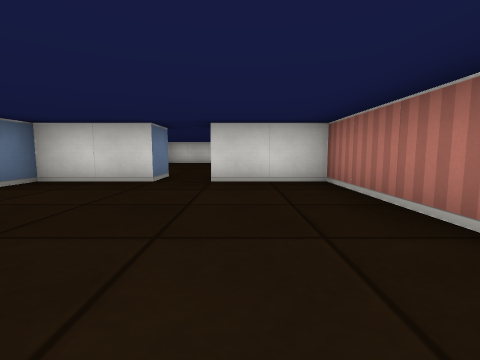
[1] (above)

15 first-person views from a walk through a cub3D ray-caster map. The camera is about half as high as the walls, tilts 6° down and sees 85° across. The floor is counted in squares. Each view is taken from the middle of a square. On the plan, view 1 faces up. The plan holds only what a view shows up to about 9 squares ahead; the rest is blank.

[2]
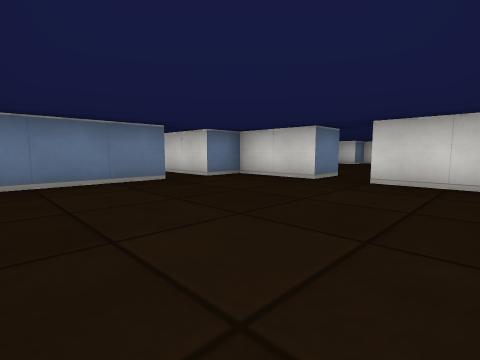

[3]
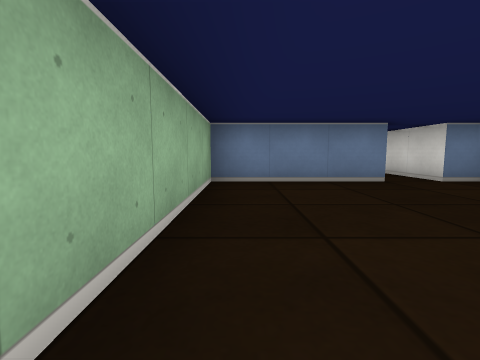

[4]
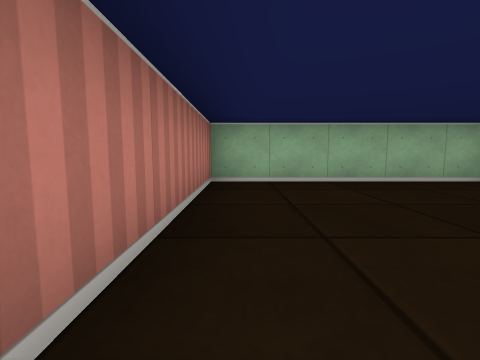

[5]
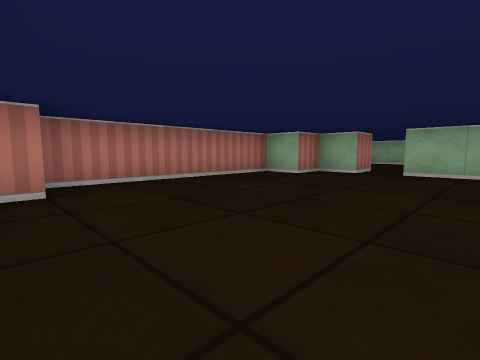

[6]
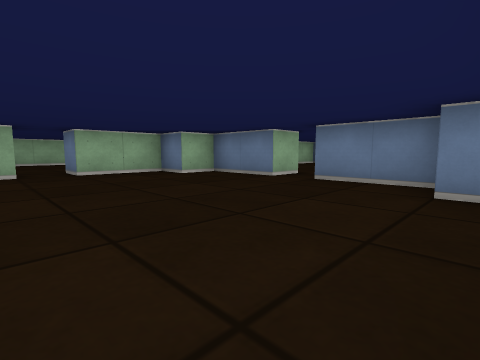

[7]
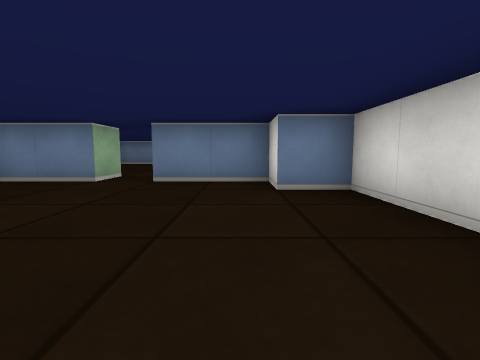

[8]
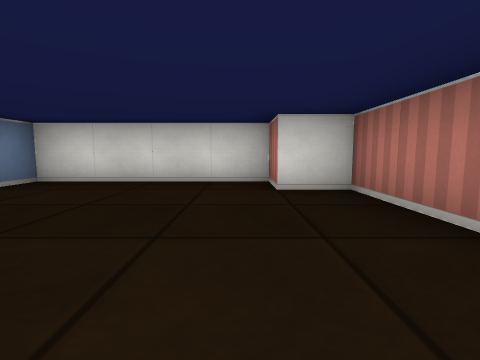

[9]
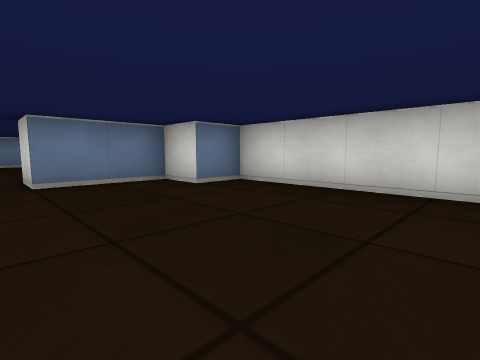

[10]
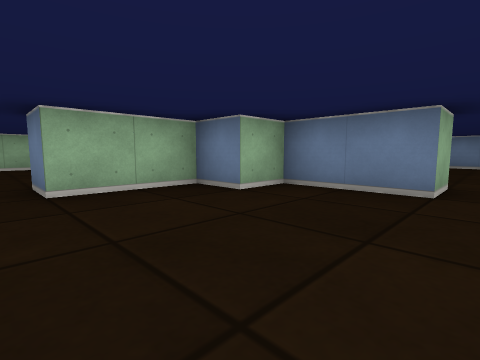

[11]
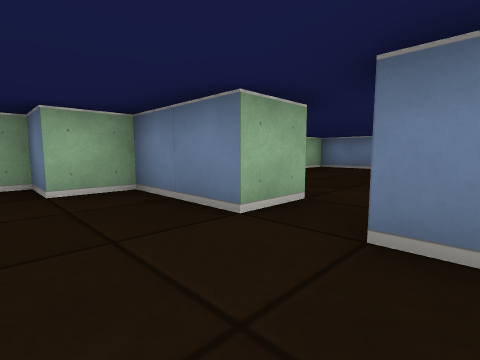

[12]
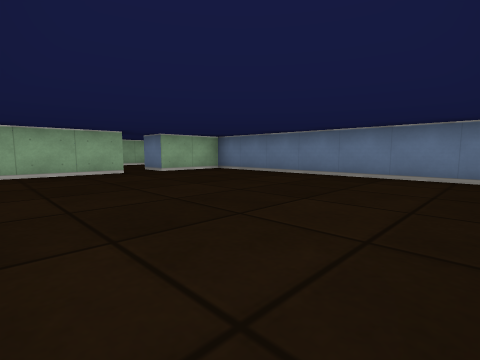

[13]
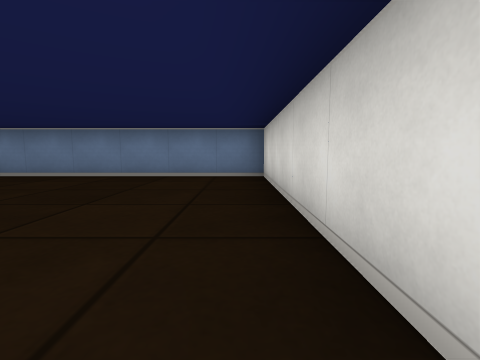

[14]
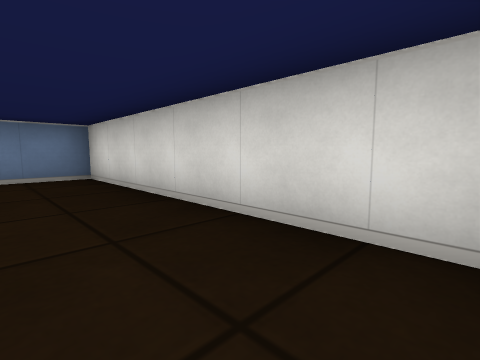

[15]
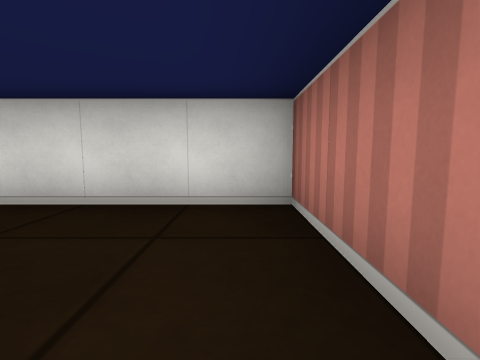

### Floor plan
Points are (right, up) in squares from view 1. A wall is a line through its corners. A room is listed if a view was taken in it or the views show most of it. See-through windows are left out.
Room 1 (views 1, 2, 3, 4)
walls: (-3.5, 2.6) (-3.5, -0.5) (1.5, -0.5) (1.5, 4.5) (-0.5, 4.5) (-0.5, 5.5); (-1.5, 5.5) (-1.5, 4.5) (-3.5, 4.5) (-3.5, 3.5) (-5.4, 3.5)
ways out: opening at (-1, 5) to room 2; opening at (-4.5, 3)
Room 2 (views 5, 6, 7, 8, 9, 10, 11)
walls: (-5.6, 8.5) (-4.5, 8.5) (-4.5, 6.5) (-3.5, 6.5) (-3.5, 5.5) (-1.5, 5.5); (-0.5, 5.5) (0.5, 5.5) (0.5, 6.5) (1.5, 6.5) (1.5, 11.5) (0.5, 11.5) (0.5, 12.5) (-3.5, 12.5) (-3.5, 11.5) (-4.5, 11.5) (-4.5, 9.5) (-5.5, 9.5)
ways out: opening at (-1, 5) to room 1; opening at (-5, 9) to room 3
Room 3 (views 12, 13, 14, 15)
walls: (-8.6, 5.5) (-6.2, 5.5); (-5.5, 10.5) (-5.5, 12.5) (-11.5, 12.5) (-11.5, 5.5) (-9.5, 5.5)
ways out: opening at (-5, 9) to room 2; opening at (-9, 5)

Where each view was taken, in squares from view 1:
view 1: 0 up, 0 right, facing up
view 2: 0 up, 1 right, facing up-left
view 3: 0 up, 1 right, facing left
view 4: 4 up, 1 right, facing down
view 5: 12 up, 3 left, facing down-right
view 6: 12 up, 0 right, facing down-left
view 7: 11 up, 0 right, facing left
view 8: 8 up, 0 right, facing up
view 9: 9 up, 0 right, facing up-left
view 10: 9 up, 1 left, facing down-left
view 11: 10 up, 3 left, facing down-left
view 12: 12 up, 6 left, facing down-left
view 13: 12 up, 6 left, facing left
view 14: 11 up, 6 left, facing up-left
view 15: 10 up, 6 left, facing up
